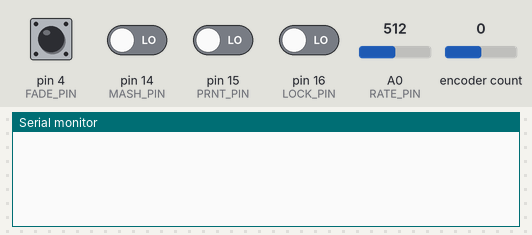
A sketch run on a simulated Arduino Leonardo, built with avr-gcc and run on an emulated ATmega32U4. Parts: the last lines printed to the serial monitor. The inputs (shaded band) are chosen by the test bench; at power-on: pin 4 (FADE_PIN) HIGH, pin 14 (MASH_PIN), pin 15 (PRNT_PIN), pin 16 (LOCK_PIN) LOW, A0 (RATE_PIN) = 512, encoder count 0. USB keyboard and mouse output is not drawn.

Above: at 1.2 s.
1.3 s: pin 15 (PRNT_PIN) driven HIGH
At 3.0 s:
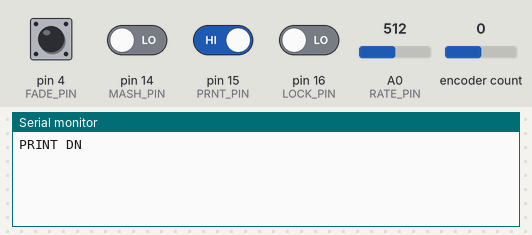
3.4 s: pin 15 (PRNT_PIN) driven LOW
At 4.5 s:
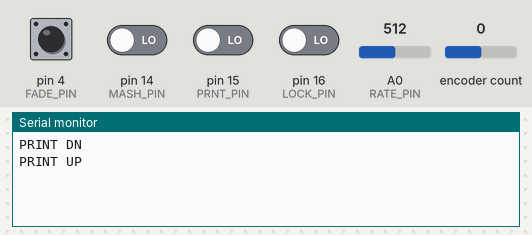

The sketch:

milkdrop-board.ino
```cpp
//#define ENCODER_DO_NOT_USE_INTERRUPTS
//#define HALF_STEP


#include <Encoder.h>

#include "Keyboard.h"


const int RATE_PIN = A0;
const int PREV_PIN = 2;
const int NEXT_PIN = 3;
const int FADE_PIN = 4;
const int MASH_PIN = 14;
const int PRNT_PIN = 15;
const int LOCK_PIN = 16;

bool isFadeBtnUp = true;
bool isMashBtnUp = true;
bool isPrintBtnUp = true;
bool isLockBtnUp = true;
long curPos = 0;


Encoder digiPot(PREV_PIN, NEXT_PIN);


void setup() {
  Serial.begin(9600);
  Keyboard.begin();

  pinMode(RATE_PIN, INPUT_PULLUP);
  pinMode(FADE_PIN, INPUT_PULLUP);
  pinMode(MASH_PIN, INPUT);
  pinMode(PRNT_PIN, INPUT);
  pinMode(LOCK_PIN, INPUT);

  digiPot.write(0);

//  Serial.println(" u=-= setup =-=");
}


void loop() {

  long updPos = digiPot.read();

//  Serial.print("RATE_PIN [");
//  Serial.print(analogRead(RATE_PIN));
//  Serial.print("]");
//  Serial.println(" =-= ");

//  Serial.print("PREV_PIN [");
//  Serial.print(digitalRead(PREV_PIN));
//  Serial.print("]");
//  Serial.println(" =-= ");
//
//  Serial.print("NEXT_PIN [");
//  Serial.print(digitalRead(NEXT_PIN));
//  Serial.print("]");
//  Serial.println(" =-= ");


  if (curPos != updPos && updPos % 4 == 0) {
//    Serial.println(F("POS CHANGE"));
//
    int dir = float((abs(curPos) - abs(updPos)) * 0.25) * -1;

//    Serial.print("curPos [");
//    Serial.print(curPos);
//    Serial.print("]");
//    Serial.print(" =-= ");
//    Serial.print("updPos [");
//    Serial.print(updPos);
//    Serial.print("]");
//    Serial.print(" =-= ");
//    Serial.print("dir [");
//    Serial.print(dir);
//    Serial.print("]");
//    Serial.println(" =-= ");

    if (dir == -1) {
//      Serial.println(F("PREV"));
      Keyboard.write(KEY_BACKSPACE);
      delay(33);

    } else if (dir == 1) {
//      Serial.println(F("NEXT"));
      Keyboard.write('h');
      delay(33);
    }

    curPos = updPos;
  }

  if (analogRead(RATE_PIN) < 1000) {
    int rateVal = analogRead(RATE_PIN);

//    Serial.print("rateVal [");
//    Serial.print(rateVal);
//    Serial.print("]");
//    Serial.println(" =-= ");

    if (rateVal < 50) {
//      Serial.println(F("RATE++"));
      Keyboard.write('+');
      delay(125);

    } else if (rateVal < 150) {
//      Serial.println(F("RATE--"));
      Keyboard.write('-');
      delay(125);

    } else {
//      Serial.println(F("RATE MAX"));
      for (byte i=0; i<5; i++) {
        Keyboard.write('+');
        delay(125);
      }
    }
  }


  if (digitalRead(FADE_PIN) == LOW && isFadeBtnUp) {
//    Serial.println(F("FADE DN"));
    isFadeBtnUp = false;
    Keyboard.write(0x20);
    delay(100);
  }

  if (digitalRead(FADE_PIN) == HIGH && !isFadeBtnUp) {
//    Serial.println(F("FADE UP"));
    isFadeBtnUp = true;
  }


  if (digitalRead(LOCK_PIN) == HIGH && isLockBtnUp) {
//    Serial.println(F("LOCK DN"));
    isLockBtnUp = false;
    Keyboard.press(207);
    delay(33);
    Keyboard.releaseAll();
    delay(100);
  }


  if (digitalRead(LOCK_PIN) == LOW && !isLockBtnUp) {
//    Serial.println(F("LOCK UP"));
    isLockBtnUp = true;
  }


  if (digitalRead(PRNT_PIN) == HIGH && isPrintBtnUp) {
    Serial.println(F("PRINT DN"));
    isPrintBtnUp = false;
    Keyboard.press(206);
    delay(33);
    Keyboard.releaseAll();
    delay(125);
  }

  if (digitalRead(PRNT_PIN) == LOW && !isPrintBtnUp) {
    Serial.println(F("PRINT UP"));
    isPrintBtnUp = true;
  }


  if (digitalRead(MASH_PIN) == HIGH && isMashBtnUp) {
//    Serial.println(F("MASH DN"));
    isMashBtnUp = false;
    Keyboard.write('a');
    delay(125);
  }

  if (digitalRead(MASH_PIN) == LOW && !isMashBtnUp) {
//    Serial.println(F("MASH UP"));
    isMashBtnUp = true;
  }
}


void launch() {
  Keyboard.press(KEY_LEFT_CTRL);
  delay(33);
  Keyboard.press(KEY_LEFT_SHIFT);
  delay(33);
  Keyboard.press('k');
  delay(100);
  Keyboard.releaseAll();
}
```

Measured:
- after the input at 1.3 s, the serial monitor: prints a new line after 0.61 s (image 1)
- after the input at 3.4 s, the serial monitor: prints a new line after 0.57 s (image 2)
